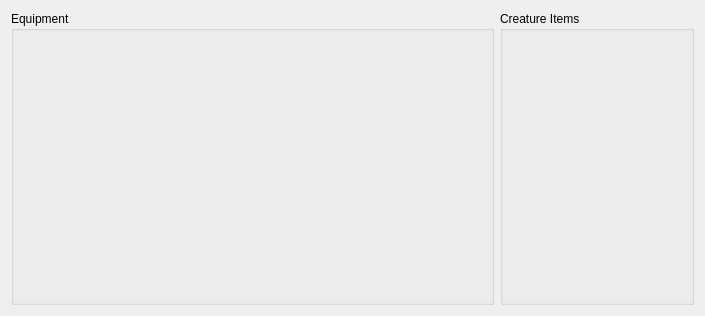
<?xml version="1.0" encoding="UTF-8"?>
<ui version="4.0">
 <class>CreatureEquipView</class>
 <widget class="QWidget" name="CreatureEquipView">
  <property name="geometry">
   <rect>
    <x>0</x>
    <y>0</y>
    <width>705</width>
    <height>316</height>
   </rect>
  </property>
  <property name="sizePolicy">
   <sizepolicy hsizetype="Fixed" vsizetype="Fixed">
    <horstretch>0</horstretch>
    <verstretch>0</verstretch>
   </sizepolicy>
  </property>
  <property name="windowTitle">
   <string>Form</string>
  </property>
  <layout class="QHBoxLayout" name="horizontalLayout_3">
   <item>
    <widget class="QGroupBox" name="groupBox">
     <property name="sizePolicy">
      <sizepolicy hsizetype="Preferred" vsizetype="Preferred">
       <horstretch>0</horstretch>
       <verstretch>0</verstretch>
      </sizepolicy>
     </property>
     <property name="title">
      <string>Equipment</string>
     </property>
     <layout class="QHBoxLayout" name="horizontalLayout_6">
      <item>
       <widget class="QWidget" name="widget_9" native="true">
        <layout class="QHBoxLayout" name="horizontalLayout_5">
         <property name="leftMargin">
          <number>0</number>
         </property>
         <property name="topMargin">
          <number>0</number>
         </property>
         <property name="rightMargin">
          <number>5</number>
         </property>
         <property name="bottomMargin">
          <number>0</number>
         </property>
         <item>
          <widget class="InventorySlot" name="slotRight">
           <property name="sizePolicy">
            <sizepolicy hsizetype="Fixed" vsizetype="Fixed">
             <horstretch>0</horstretch>
             <verstretch>0</verstretch>
            </sizepolicy>
           </property>
           <property name="minimumSize">
            <size>
             <width>64</width>
             <height>240</height>
            </size>
           </property>
           <property name="maximumSize">
            <size>
             <width>64</width>
             <height>240</height>
            </size>
           </property>
           <property name="styleSheet">
            <string notr="true"/>
           </property>
           <property name="text">
            <string/>
           </property>
           <property name="pixmap">
            <pixmap resource="../../resources.qrc">:/resources/images/inv_slot_right.png</pixmap>
           </property>
           <property name="scaledContents">
            <bool>false</bool>
           </property>
           <property name="alignment">
            <set>Qt::AlignmentFlag::AlignCenter</set>
           </property>
          </widget>
         </item>
        </layout>
       </widget>
      </item>
      <item>
       <widget class="QWidget" name="widget_2" native="true">
        <property name="sizePolicy">
         <sizepolicy hsizetype="Fixed" vsizetype="Fixed">
          <horstretch>0</horstretch>
          <verstretch>0</verstretch>
         </sizepolicy>
        </property>
        <layout class="QVBoxLayout" name="verticalLayout">
         <property name="leftMargin">
          <number>5</number>
         </property>
         <property name="topMargin">
          <number>0</number>
         </property>
         <property name="rightMargin">
          <number>5</number>
         </property>
         <property name="bottomMargin">
          <number>0</number>
         </property>
         <item>
          <widget class="QWidget" name="widget_3" native="true">
           <property name="sizePolicy">
            <sizepolicy hsizetype="Preferred" vsizetype="Preferred">
             <horstretch>0</horstretch>
             <verstretch>0</verstretch>
            </sizepolicy>
           </property>
           <property name="minimumSize">
            <size>
             <width>0</width>
             <height>0</height>
            </size>
           </property>
           <property name="maximumSize">
            <size>
             <width>16777215</width>
             <height>16777215</height>
            </size>
           </property>
           <layout class="QHBoxLayout" name="horizontalLayout_2">
            <property name="leftMargin">
             <number>0</number>
            </property>
            <property name="topMargin">
             <number>0</number>
            </property>
            <property name="rightMargin">
             <number>0</number>
            </property>
            <property name="bottomMargin">
             <number>0</number>
            </property>
            <item>
             <widget class="InventorySlot" name="slotArmor">
              <property name="sizePolicy">
               <sizepolicy hsizetype="Fixed" vsizetype="Fixed">
                <horstretch>0</horstretch>
                <verstretch>0</verstretch>
               </sizepolicy>
              </property>
              <property name="minimumSize">
               <size>
                <width>64</width>
                <height>120</height>
               </size>
              </property>
              <property name="maximumSize">
               <size>
                <width>64</width>
                <height>122</height>
               </size>
              </property>
              <property name="text">
               <string/>
              </property>
              <property name="pixmap">
               <pixmap resource="../../resources.qrc">:/resources/images/inv_slot_armor.png</pixmap>
              </property>
              <property name="scaledContents">
               <bool>false</bool>
              </property>
              <property name="alignment">
               <set>Qt::AlignmentFlag::AlignCenter</set>
              </property>
             </widget>
            </item>
           </layout>
          </widget>
         </item>
         <item>
          <widget class="QWidget" name="widget" native="true">
           <property name="sizePolicy">
            <sizepolicy hsizetype="Fixed" vsizetype="Fixed">
             <horstretch>0</horstretch>
             <verstretch>0</verstretch>
            </sizepolicy>
           </property>
           <layout class="QHBoxLayout" name="horizontalLayout">
            <property name="leftMargin">
             <number>0</number>
            </property>
            <property name="topMargin">
             <number>0</number>
            </property>
            <property name="rightMargin">
             <number>0</number>
            </property>
            <property name="bottomMargin">
             <number>0</number>
            </property>
            <item>
             <widget class="InventorySlot" name="slotArrow">
              <property name="minimumSize">
               <size>
                <width>32</width>
                <height>64</height>
               </size>
              </property>
              <property name="maximumSize">
               <size>
                <width>32</width>
                <height>64</height>
               </size>
              </property>
              <property name="text">
               <string/>
              </property>
              <property name="pixmap">
               <pixmap resource="../../resources.qrc">:/resources/images/inv_slot_arrow.png</pixmap>
              </property>
              <property name="scaledContents">
               <bool>false</bool>
              </property>
             </widget>
            </item>
            <item>
             <widget class="InventorySlot" name="slotSling">
              <property name="minimumSize">
               <size>
                <width>32</width>
                <height>32</height>
               </size>
              </property>
              <property name="maximumSize">
               <size>
                <width>32</width>
                <height>32</height>
               </size>
              </property>
              <property name="text">
               <string/>
              </property>
              <property name="pixmap">
               <pixmap resource="../../resources.qrc">:/resources/images/inv_slot_sling.png</pixmap>
              </property>
              <property name="scaledContents">
               <bool>false</bool>
              </property>
              <property name="alignment">
               <set>Qt::AlignmentFlag::AlignCenter</set>
              </property>
             </widget>
            </item>
            <item>
             <widget class="InventorySlot" name="slotBolt">
              <property name="minimumSize">
               <size>
                <width>32</width>
                <height>64</height>
               </size>
              </property>
              <property name="maximumSize">
               <size>
                <width>32</width>
                <height>64</height>
               </size>
              </property>
              <property name="text">
               <string/>
              </property>
              <property name="pixmap">
               <pixmap resource="../../resources.qrc">:/resources/images/inv_slot_bolts.png</pixmap>
              </property>
              <property name="scaledContents">
               <bool>false</bool>
              </property>
              <property name="alignment">
               <set>Qt::AlignmentFlag::AlignCenter</set>
              </property>
             </widget>
            </item>
           </layout>
          </widget>
         </item>
        </layout>
       </widget>
      </item>
      <item>
       <widget class="QWidget" name="widget_4" native="true">
        <property name="sizePolicy">
         <sizepolicy hsizetype="Preferred" vsizetype="Fixed">
          <horstretch>0</horstretch>
          <verstretch>0</verstretch>
         </sizepolicy>
        </property>
        <layout class="QVBoxLayout" name="verticalLayout_2">
         <property name="leftMargin">
          <number>5</number>
         </property>
         <property name="topMargin">
          <number>0</number>
         </property>
         <property name="rightMargin">
          <number>5</number>
         </property>
         <property name="bottomMargin">
          <number>0</number>
         </property>
         <item>
          <widget class="InventorySlot" name="slotLeft">
           <property name="sizePolicy">
            <sizepolicy hsizetype="Fixed" vsizetype="Fixed">
             <horstretch>0</horstretch>
             <verstretch>0</verstretch>
            </sizepolicy>
           </property>
           <property name="minimumSize">
            <size>
             <width>64</width>
             <height>128</height>
            </size>
           </property>
           <property name="maximumSize">
            <size>
             <width>64</width>
             <height>128</height>
            </size>
           </property>
           <property name="text">
            <string/>
           </property>
           <property name="pixmap">
            <pixmap resource="../../resources.qrc">:/resources/images/inv_slot_left.png</pixmap>
           </property>
           <property name="scaledContents">
            <bool>false</bool>
           </property>
          </widget>
         </item>
         <item>
          <widget class="InventorySlot" name="slotBelt">
           <property name="sizePolicy">
            <sizepolicy hsizetype="Fixed" vsizetype="Fixed">
             <horstretch>0</horstretch>
             <verstretch>0</verstretch>
            </sizepolicy>
           </property>
           <property name="minimumSize">
            <size>
             <width>64</width>
             <height>32</height>
            </size>
           </property>
           <property name="maximumSize">
            <size>
             <width>64</width>
             <height>32</height>
            </size>
           </property>
           <property name="text">
            <string/>
           </property>
           <property name="pixmap">
            <pixmap resource="../../resources.qrc">:/resources/images/inv_slot_belt.png</pixmap>
           </property>
           <property name="scaledContents">
            <bool>false</bool>
           </property>
          </widget>
         </item>
        </layout>
       </widget>
      </item>
      <item>
       <widget class="QWidget" name="widget_5" native="true">
        <property name="sizePolicy">
         <sizepolicy hsizetype="Fixed" vsizetype="Fixed">
          <horstretch>0</horstretch>
          <verstretch>0</verstretch>
         </sizepolicy>
        </property>
        <layout class="QVBoxLayout" name="verticalLayout_4">
         <property name="leftMargin">
          <number>5</number>
         </property>
         <property name="topMargin">
          <number>0</number>
         </property>
         <property name="rightMargin">
          <number>5</number>
         </property>
         <property name="bottomMargin">
          <number>0</number>
         </property>
         <item>
          <widget class="InventorySlot" name="slotHelmet">
           <property name="minimumSize">
            <size>
             <width>64</width>
             <height>64</height>
            </size>
           </property>
           <property name="maximumSize">
            <size>
             <width>64</width>
             <height>64</height>
            </size>
           </property>
           <property name="text">
            <string/>
           </property>
           <property name="pixmap">
            <pixmap resource="../../resources.qrc">:/resources/images/inv_slot_helm.png</pixmap>
           </property>
           <property name="scaledContents">
            <bool>false</bool>
           </property>
          </widget>
         </item>
         <item>
          <widget class="InventorySlot" name="slotGloves">
           <property name="minimumSize">
            <size>
             <width>64</width>
             <height>32</height>
            </size>
           </property>
           <property name="maximumSize">
            <size>
             <width>64</width>
             <height>32</height>
            </size>
           </property>
           <property name="text">
            <string/>
           </property>
           <property name="pixmap">
            <pixmap resource="../../resources.qrc">:/resources/images/inv_slot_gloves.png</pixmap>
           </property>
           <property name="scaledContents">
            <bool>false</bool>
           </property>
          </widget>
         </item>
         <item>
          <widget class="QWidget" name="widget_6" native="true">
           <property name="sizePolicy">
            <sizepolicy hsizetype="Fixed" vsizetype="Fixed">
             <horstretch>0</horstretch>
             <verstretch>0</verstretch>
            </sizepolicy>
           </property>
           <layout class="QHBoxLayout" name="horizontalLayout_4">
            <property name="leftMargin">
             <number>0</number>
            </property>
            <property name="topMargin">
             <number>0</number>
            </property>
            <property name="rightMargin">
             <number>0</number>
            </property>
            <property name="bottomMargin">
             <number>0</number>
            </property>
            <item>
             <widget class="QWidget" name="widget_7" native="true">
              <property name="sizePolicy">
               <sizepolicy hsizetype="Fixed" vsizetype="Fixed">
                <horstretch>0</horstretch>
                <verstretch>0</verstretch>
               </sizepolicy>
              </property>
              <layout class="QVBoxLayout" name="verticalLayout_3">
               <property name="leftMargin">
                <number>0</number>
               </property>
               <property name="topMargin">
                <number>0</number>
               </property>
               <property name="rightMargin">
                <number>0</number>
               </property>
               <property name="bottomMargin">
                <number>0</number>
               </property>
               <item>
                <widget class="InventorySlot" name="slotRing1">
                 <property name="sizePolicy">
                  <sizepolicy hsizetype="Preferred" vsizetype="Preferred">
                   <horstretch>64</horstretch>
                   <verstretch>64</verstretch>
                  </sizepolicy>
                 </property>
                 <property name="minimumSize">
                  <size>
                   <width>32</width>
                   <height>32</height>
                  </size>
                 </property>
                 <property name="maximumSize">
                  <size>
                   <width>32</width>
                   <height>32</height>
                  </size>
                 </property>
                 <property name="text">
                  <string/>
                 </property>
                 <property name="pixmap">
                  <pixmap resource="../../resources.qrc">:/resources/images/inv_slot_ring.png</pixmap>
                 </property>
                 <property name="scaledContents">
                  <bool>false</bool>
                 </property>
                </widget>
               </item>
               <item>
                <widget class="InventorySlot" name="slotRing2">
                 <property name="sizePolicy">
                  <sizepolicy hsizetype="Fixed" vsizetype="Fixed">
                   <horstretch>64</horstretch>
                   <verstretch>64</verstretch>
                  </sizepolicy>
                 </property>
                 <property name="minimumSize">
                  <size>
                   <width>32</width>
                   <height>32</height>
                  </size>
                 </property>
                 <property name="maximumSize">
                  <size>
                   <width>32</width>
                   <height>32</height>
                  </size>
                 </property>
                 <property name="text">
                  <string/>
                 </property>
                 <property name="pixmap">
                  <pixmap resource="../../resources.qrc">:/resources/images/inv_slot_ring.png</pixmap>
                 </property>
                 <property name="scaledContents">
                  <bool>false</bool>
                 </property>
                </widget>
               </item>
              </layout>
             </widget>
            </item>
            <item>
             <widget class="InventorySlot" name="slotAmulet">
              <property name="sizePolicy">
               <sizepolicy hsizetype="Fixed" vsizetype="Fixed">
                <horstretch>0</horstretch>
                <verstretch>0</verstretch>
               </sizepolicy>
              </property>
              <property name="minimumSize">
               <size>
                <width>32</width>
                <height>64</height>
               </size>
              </property>
              <property name="maximumSize">
               <size>
                <width>32</width>
                <height>64</height>
               </size>
              </property>
              <property name="text">
               <string/>
              </property>
              <property name="pixmap">
               <pixmap resource="../../resources.qrc">:/resources/images/inv_slot_amulet.png</pixmap>
              </property>
              <property name="scaledContents">
               <bool>false</bool>
              </property>
             </widget>
            </item>
           </layout>
          </widget>
         </item>
        </layout>
       </widget>
      </item>
      <item>
       <widget class="QWidget" name="widget_8" native="true">
        <property name="sizePolicy">
         <sizepolicy hsizetype="Fixed" vsizetype="Fixed">
          <horstretch>0</horstretch>
          <verstretch>0</verstretch>
         </sizepolicy>
        </property>
        <layout class="QVBoxLayout" name="verticalLayout_5">
         <property name="leftMargin">
          <number>5</number>
         </property>
         <property name="topMargin">
          <number>0</number>
         </property>
         <property name="rightMargin">
          <number>0</number>
         </property>
         <property name="bottomMargin">
          <number>0</number>
         </property>
         <item>
          <widget class="InventorySlot" name="slotCloak">
           <property name="sizePolicy">
            <sizepolicy hsizetype="Fixed" vsizetype="Fixed">
             <horstretch>0</horstretch>
             <verstretch>0</verstretch>
            </sizepolicy>
           </property>
           <property name="minimumSize">
            <size>
             <width>64</width>
             <height>120</height>
            </size>
           </property>
           <property name="maximumSize">
            <size>
             <width>64</width>
             <height>120</height>
            </size>
           </property>
           <property name="text">
            <string/>
           </property>
           <property name="scaledContents">
            <bool>false</bool>
           </property>
           <property name="alignment">
            <set>Qt::AlignmentFlag::AlignCenter</set>
           </property>
          </widget>
         </item>
         <item>
          <widget class="InventorySlot" name="slotBoots">
           <property name="sizePolicy">
            <sizepolicy hsizetype="Fixed" vsizetype="Fixed">
             <horstretch>32</horstretch>
             <verstretch>32</verstretch>
            </sizepolicy>
           </property>
           <property name="minimumSize">
            <size>
             <width>64</width>
             <height>64</height>
            </size>
           </property>
           <property name="maximumSize">
            <size>
             <width>64</width>
             <height>64</height>
            </size>
           </property>
           <property name="text">
            <string/>
           </property>
           <property name="pixmap">
            <pixmap resource="../../resources.qrc">:/resources/images/inv_slot_boots.png</pixmap>
           </property>
           <property name="scaledContents">
            <bool>false</bool>
           </property>
          </widget>
         </item>
        </layout>
       </widget>
      </item>
     </layout>
    </widget>
   </item>
   <item>
    <widget class="QGroupBox" name="groupBox_2">
     <property name="sizePolicy">
      <sizepolicy hsizetype="Fixed" vsizetype="Preferred">
       <horstretch>0</horstretch>
       <verstretch>0</verstretch>
      </sizepolicy>
     </property>
     <property name="title">
      <string>Creature Items</string>
     </property>
     <layout class="QVBoxLayout" name="verticalLayout_6">
      <item>
       <widget class="QWidget" name="widget_12" native="true">
        <property name="sizePolicy">
         <sizepolicy hsizetype="Fixed" vsizetype="Fixed">
          <horstretch>0</horstretch>
          <verstretch>0</verstretch>
         </sizepolicy>
        </property>
        <layout class="QVBoxLayout" name="verticalLayout_7">
         <item>
          <widget class="QWidget" name="widget_11" native="true">
           <property name="sizePolicy">
            <sizepolicy hsizetype="Fixed" vsizetype="Fixed">
             <horstretch>0</horstretch>
             <verstretch>0</verstretch>
            </sizepolicy>
           </property>
           <layout class="QHBoxLayout" name="horizontalLayout_8">
            <item>
             <widget class="InventorySlot" name="slotCreature1">
              <property name="sizePolicy">
               <sizepolicy hsizetype="Fixed" vsizetype="Fixed">
                <horstretch>0</horstretch>
                <verstretch>0</verstretch>
               </sizepolicy>
              </property>
              <property name="minimumSize">
               <size>
                <width>64</width>
                <height>64</height>
               </size>
              </property>
              <property name="maximumSize">
               <size>
                <width>64</width>
                <height>64</height>
               </size>
              </property>
              <property name="text">
               <string/>
              </property>
              <property name="pixmap">
               <pixmap resource="../../resources.qrc">:/resources/images/inv_slot_cre_1.png</pixmap>
              </property>
             </widget>
            </item>
            <item>
             <widget class="InventorySlot" name="slotCreature2">
              <property name="sizePolicy">
               <sizepolicy hsizetype="Fixed" vsizetype="Fixed">
                <horstretch>0</horstretch>
                <verstretch>0</verstretch>
               </sizepolicy>
              </property>
              <property name="minimumSize">
               <size>
                <width>64</width>
                <height>64</height>
               </size>
              </property>
              <property name="maximumSize">
               <size>
                <width>64</width>
                <height>64</height>
               </size>
              </property>
              <property name="text">
               <string/>
              </property>
              <property name="pixmap">
               <pixmap resource="../../resources.qrc">:/resources/images/inv_slot_cre_2.png</pixmap>
              </property>
             </widget>
            </item>
           </layout>
          </widget>
         </item>
         <item>
          <widget class="QWidget" name="widget_10" native="true">
           <property name="sizePolicy">
            <sizepolicy hsizetype="Fixed" vsizetype="Fixed">
             <horstretch>0</horstretch>
             <verstretch>0</verstretch>
            </sizepolicy>
           </property>
           <layout class="QHBoxLayout" name="horizontalLayout_7">
            <item>
             <widget class="InventorySlot" name="slotCreature3">
              <property name="sizePolicy">
               <sizepolicy hsizetype="Fixed" vsizetype="Fixed">
                <horstretch>0</horstretch>
                <verstretch>0</verstretch>
               </sizepolicy>
              </property>
              <property name="minimumSize">
               <size>
                <width>64</width>
                <height>64</height>
               </size>
              </property>
              <property name="maximumSize">
               <size>
                <width>64</width>
                <height>64</height>
               </size>
              </property>
              <property name="text">
               <string/>
              </property>
              <property name="pixmap">
               <pixmap resource="../../resources.qrc">:/resources/images/inv_slot_cre_3.png</pixmap>
              </property>
             </widget>
            </item>
            <item>
             <widget class="InventorySlot" name="slotCreatureSkin">
              <property name="sizePolicy">
               <sizepolicy hsizetype="Fixed" vsizetype="Fixed">
                <horstretch>0</horstretch>
                <verstretch>0</verstretch>
               </sizepolicy>
              </property>
              <property name="minimumSize">
               <size>
                <width>64</width>
                <height>64</height>
               </size>
              </property>
              <property name="maximumSize">
               <size>
                <width>64</width>
                <height>64</height>
               </size>
              </property>
              <property name="text">
               <string/>
              </property>
              <property name="pixmap">
               <pixmap resource="../../resources.qrc">:/resources/images/inv_slot_cre_skin.png</pixmap>
              </property>
             </widget>
            </item>
           </layout>
          </widget>
         </item>
        </layout>
       </widget>
      </item>
     </layout>
    </widget>
   </item>
  </layout>
 </widget>
 <customwidgets>
  <customwidget>
   <class>InventorySlot</class>
   <extends>QLabel</extends>
   <header>../InventoryView/inventoryslot.h</header>
  </customwidget>
 </customwidgets>
 <resources>
  <include location="../../resources.qrc"/>
  <include location="../../resources.qrc"/>
  <include location="../../resources.qrc"/>
 </resources>
 <connections/>
</ui>
